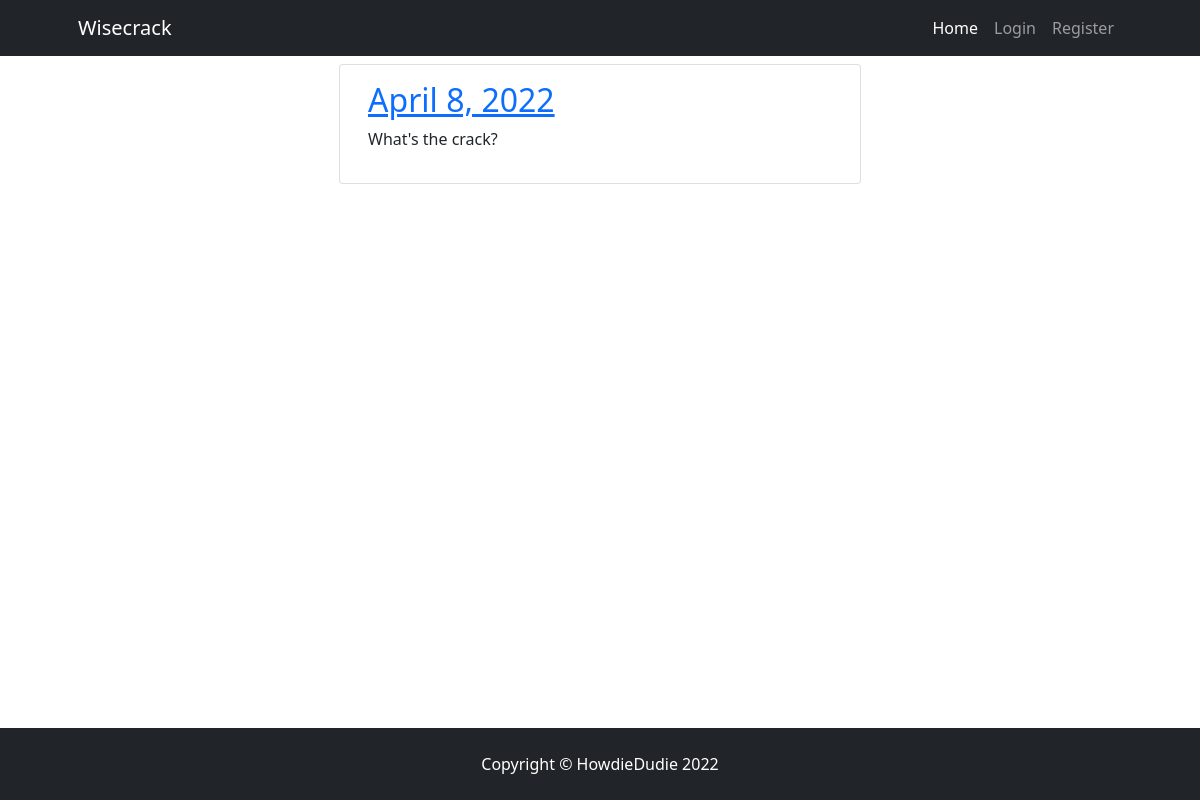
The app's page /, older data.
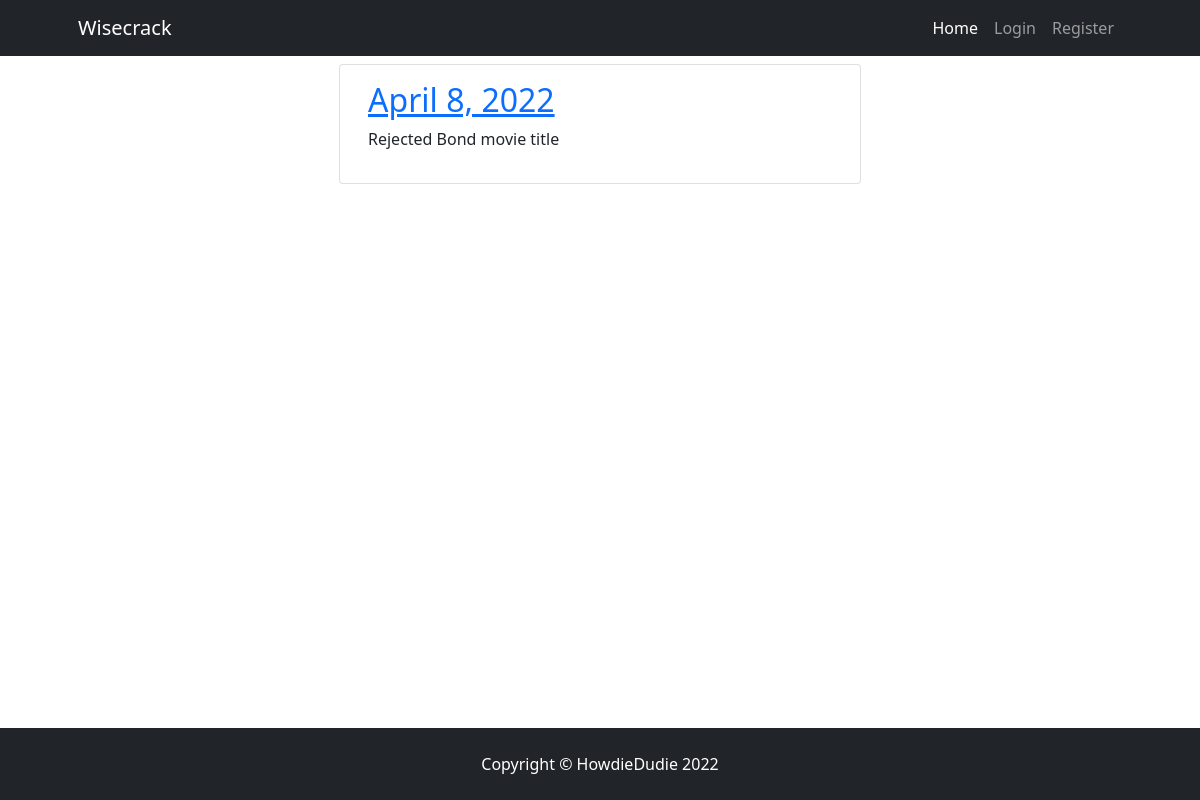
The same page, newer data.
### wisecrack/models.py (models this page shows, shortened)
class Prompt(models.Model):
    date = models.DateField(auto_now=True)
    prompt = models.TextField(
        max_length=300, null=False, blank=False,
        unique=True, default="What's the crack?")
    slug = models.SlugField(max_length=200, unique=True)
    subs_list = models.ManyToManyField(
        User, related_name='prompt_sub', blank=True)

### wisecrack/views.py (the view)
# urls.py: path('', views.PromptList.as_view(), name='home'),
class PromptList(generic.ListView):
    model = Prompt
    queryset = Prompt.objects.order_by('-date')
    template_name = 'prompt_list.html'

### wisecrack/templates/prompt_list.html
{% extends "base.html" %}
{% block content %}
    <div class="container-fluid">
        <div class="row">
            <div class="col-12">
                <div class="row">
                    {% for prompt in prompt_list %}
                        <div class="card col-lg-6 col-sm-12 offset-lg-3 mt-2">
                            <div class="card-body">
                                <h2><a href="{% url 'prompt_detail' prompt.slug %}">{{ prompt.date }}</a></h2>
                                <p>{{ prompt.prompt }}</p>
                            </div>
                        </div>
                    {% endfor %}
                </div>
            </div>
        </div>
    </div>
{% endblock content %}

Row changes from the older to the newer data that the page shows:
changed Prompt: prompt "What's the crack?" → "Rejected Bond movie title"
